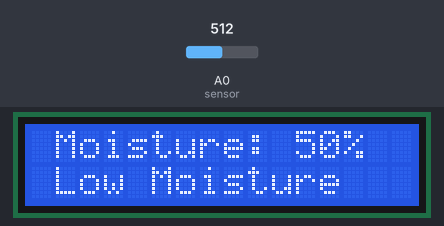
Recording of a sketch running on a simulated Arduino Uno, built with avr-gcc and run on an emulated ATmega328P. Parts: 16×2 character LCD. Inputs (shaded band) come from the test bench; at power-on: A0 (sensor) = 512. What the sketch prints to the serial monitor is not drawn.

Above: at 1.2 s.
1.3 s: A0 (sensor) set to 435
2.8 s: A0 (sensor) set to 411
At 3.8 s:
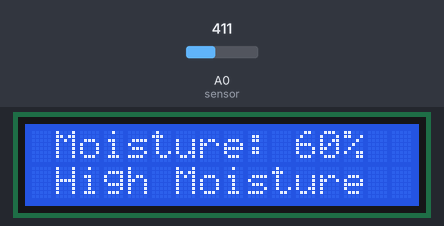
4.3 s: A0 (sensor) set to 107
At 4.7 s:
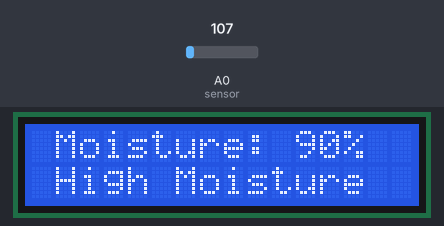
5.8 s: A0 (sensor) set to 93
Timing chart, 0 to 8.3 s (numbered marks = the images above; inputs shaded):
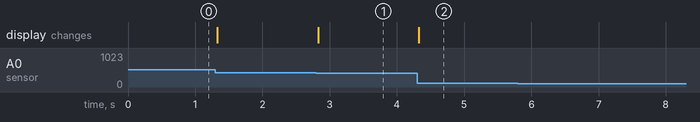

The sketch:

final_humidity.ino
```cpp
#include <LiquidCrystal.h>

#define sensor A0

bool LCDControl = 0, LowUmid = 0, HighUmid = 0;

byte UmidityPercent = 0, moisture = 0, PreviousValue = 0;

int ValUmidade = 0, AnalogValue = 0;

const int rs = 2, en = 3, d4 = 4, d5 = 5, d6 = 6, d7 = 7;
LiquidCrystal lcd(rs, en, d4, d5, d6, d7);

void setup()
{
  Serial.begin(9600);
  lcd.begin(16,2);
  pinMode(sensor, INPUT);

  PreviousValue = analogRead(sensor);
}

void loop()
{
  //Le o valor do pino A0 do sensor
  AnalogValue = analogRead(sensor);

  //Mostra o valor da porta analogica no serial monitor
  Serial.print("Analog Port: ");
  Serial.println(AnalogValue);

  UmidityPercent = map(AnalogValue, 0, 1023, 0, 100);
  moisture = 100 - UmidityPercent;

  if( (moisture > (PreviousValue)+1) || (moisture < (PreviousValue)- 1))
  {
    lcd.setCursor(1,0);
    lcd.print("Moisture: ");
    lcd.print("      ");
    lcd.setCursor(11,0);
    lcd.print(moisture);
    lcd.print("%");

    if(moisture < 60 && LowUmid == 0)
    {
        lcd.setCursor(1,1);
        lcd.print("                ");
        lcd.setCursor(1,1);
        lcd.print("Low Moisture");
        LowUmid = 1;
        HighUmid = 0;
    }

    if(moisture >= 60 && HighUmid == 0)
    {
        lcd.setCursor(2,1);
        lcd.print("                ");
        lcd.setCursor(1,1);
        lcd.print("High Moisture");
        HighUmid = 1;
        LowUmid = 0;
    }

    PreviousValue = moisture;
  }

}
```

Measured:
- the behaviour switches between 420 and 419 on A0 (sensor) (found by bisection; images 0 and 1)
- after the input at 2.8 s, the display: changes at once (image 1)
- after the input at 4.3 s, the display: changes at once (image 2)
- after the input at 5.8 s, every drawn part: stays the same
